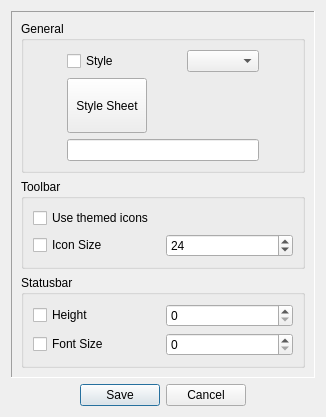
<?xml version="1.0" encoding="UTF-8"?>
<ui version="4.0">
 <class>LC_WidgetOptionsDialog</class>
 <widget class="QDialog" name="LC_WidgetOptionsDialog">
  <property name="geometry">
   <rect>
    <x>0</x>
    <y>0</y>
    <width>326</width>
    <height>417</height>
   </rect>
  </property>
  <property name="windowTitle">
   <string>Widget Options</string>
  </property>
  <layout class="QGridLayout" name="gridLayout_4">
   <item row="0" column="0">
    <widget class="QFrame" name="frame">
     <property name="frameShape">
      <enum>QFrame::Panel</enum>
     </property>
     <property name="frameShadow">
      <enum>QFrame::Sunken</enum>
     </property>
     <property name="lineWidth">
      <number>1</number>
     </property>
     <layout class="QGridLayout" name="gridLayout">
      <item row="1" column="0">
       <widget class="QGroupBox" name="groupBox">
        <property name="sizePolicy">
         <sizepolicy hsizetype="Preferred" vsizetype="Maximum">
          <horstretch>0</horstretch>
          <verstretch>0</verstretch>
         </sizepolicy>
        </property>
        <property name="title">
         <string>Toolbar</string>
        </property>
        <layout class="QGridLayout" name="gridLayout_2">
         <item row="1" column="0">
          <widget class="QCheckBox" name="toolbar_icon_size_checkbox">
           <property name="sizePolicy">
            <sizepolicy hsizetype="Preferred" vsizetype="Fixed">
             <horstretch>0</horstretch>
             <verstretch>0</verstretch>
            </sizepolicy>
           </property>
           <property name="text">
            <string>Icon Size</string>
           </property>
          </widget>
         </item>
         <item row="1" column="1">
          <widget class="QSpinBox" name="toolbar_icon_size_spinbox">
           <property name="sizePolicy">
            <sizepolicy hsizetype="Preferred" vsizetype="Fixed">
             <horstretch>0</horstretch>
             <verstretch>0</verstretch>
            </sizepolicy>
           </property>
           <property name="toolTip">
            <string>side length in pixels</string>
           </property>
           <property name="minimum">
            <number>8</number>
           </property>
           <property name="maximum">
            <number>150</number>
           </property>
           <property name="value">
            <number>24</number>
           </property>
          </widget>
         </item>
         <item row="0" column="0">
          <widget class="QCheckBox" name="theme_checkbox">
           <property name="text">
            <string>Use themed icons</string>
           </property>
          </widget>
         </item>
        </layout>
       </widget>
      </item>
      <item row="0" column="0">
       <widget class="QGroupBox" name="groupBox_3">
        <property name="title">
         <string>General</string>
        </property>
        <layout class="QGridLayout" name="gridLayout_6">
         <item row="0" column="0">
          <widget class="QCheckBox" name="style_checkbox">
           <property name="sizePolicy">
            <sizepolicy hsizetype="Preferred" vsizetype="Fixed">
             <horstretch>0</horstretch>
             <verstretch>0</verstretch>
            </sizepolicy>
           </property>
           <property name="text">
            <string>Style</string>
           </property>
           <property name="tristate">
            <bool>false</bool>
           </property>
          </widget>
         </item>
         <item row="0" column="1">
          <widget class="QComboBox" name="style_combobox">
           <property name="sizePolicy">
            <sizepolicy hsizetype="Maximum" vsizetype="Fixed">
             <horstretch>0</horstretch>
             <verstretch>0</verstretch>
            </sizepolicy>
           </property>
          </widget>
         </item>
         <item row="1" column="0">
          <widget class="QPushButton" name="stylesheet_button">
           <property name="sizePolicy">
            <sizepolicy hsizetype="Maximum" vsizetype="Preferred">
             <horstretch>0</horstretch>
             <verstretch>0</verstretch>
            </sizepolicy>
           </property>
           <property name="text">
            <string>Style Sheet</string>
           </property>
          </widget>
         </item>
         <item row="2" column="0" colspan="2">
          <widget class="QLineEdit" name="stylesheet_field">
           <property name="sizePolicy">
            <sizepolicy hsizetype="Preferred" vsizetype="Fixed">
             <horstretch>2</horstretch>
             <verstretch>0</verstretch>
            </sizepolicy>
           </property>
           <property name="toolTip">
            <string>Input the path of a Qt style sheet.</string>
           </property>
          </widget>
         </item>
        </layout>
       </widget>
      </item>
      <item row="2" column="0">
       <widget class="QGroupBox" name="groupBox_2">
        <property name="sizePolicy">
         <sizepolicy hsizetype="Preferred" vsizetype="Maximum">
          <horstretch>0</horstretch>
          <verstretch>0</verstretch>
         </sizepolicy>
        </property>
        <property name="title">
         <string>Statusbar</string>
        </property>
        <layout class="QGridLayout" name="gridLayout_5">
         <item row="0" column="0">
          <widget class="QCheckBox" name="statusbar_height_checkbox">
           <property name="text">
            <string>Height</string>
           </property>
          </widget>
         </item>
         <item row="0" column="1">
          <widget class="QSpinBox" name="statusbar_height_spinbox"/>
         </item>
         <item row="1" column="0">
          <widget class="QCheckBox" name="statusbar_fontsize_checkbox">
           <property name="text">
            <string>Font Size</string>
           </property>
          </widget>
         </item>
         <item row="1" column="1">
          <widget class="QSpinBox" name="statusbar_fontsize_spinbox"/>
         </item>
        </layout>
       </widget>
      </item>
     </layout>
    </widget>
   </item>
   <item row="1" column="0">
    <widget class="QDialogButtonBox" name="buttonBox">
     <property name="standardButtons">
      <set>QDialogButtonBox::Cancel|QDialogButtonBox::Save</set>
     </property>
     <property name="centerButtons">
      <bool>true</bool>
     </property>
    </widget>
   </item>
  </layout>
 </widget>
 <resources/>
 <connections>
  <connection>
   <sender>buttonBox</sender>
   <signal>accepted()</signal>
   <receiver>LC_WidgetOptionsDialog</receiver>
   <slot>accept()</slot>
   <hints>
    <hint type="sourcelabel">
     <x>107</x>
     <y>249</y>
    </hint>
    <hint type="destinationlabel">
     <x>89</x>
     <y>220</y>
    </hint>
   </hints>
  </connection>
  <connection>
   <sender>buttonBox</sender>
   <signal>rejected()</signal>
   <receiver>LC_WidgetOptionsDialog</receiver>
   <slot>reject()</slot>
   <hints>
    <hint type="sourcelabel">
     <x>189</x>
     <y>249</y>
    </hint>
    <hint type="destinationlabel">
     <x>256</x>
     <y>184</y>
    </hint>
   </hints>
  </connection>
 </connections>
</ui>
